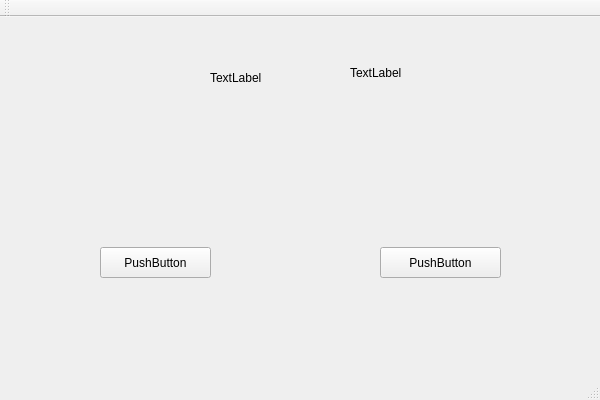
<?xml version="1.0" encoding="UTF-8"?>
<ui version="4.0">
 <class>FTPClass</class>
 <widget class="QMainWindow" name="FTPClass">
  <property name="geometry">
   <rect>
    <x>0</x>
    <y>0</y>
    <width>600</width>
    <height>400</height>
   </rect>
  </property>
  <property name="windowTitle">
   <string>FTP</string>
  </property>
  <widget class="QWidget" name="centralWidget">
   <widget class="QLabel" name="label">
    <property name="geometry">
     <rect>
      <x>210</x>
      <y>30</y>
      <width>181</width>
      <height>61</height>
     </rect>
    </property>
    <property name="text">
     <string>TextLabel</string>
    </property>
   </widget>
   <widget class="QPushButton" name="pushButton">
    <property name="geometry">
     <rect>
      <x>100</x>
      <y>230</y>
      <width>111</width>
      <height>31</height>
     </rect>
    </property>
    <property name="text">
     <string>PushButton</string>
    </property>
   </widget>
   <widget class="QPushButton" name="pushButton_2">
    <property name="geometry">
     <rect>
      <x>380</x>
      <y>230</y>
      <width>121</width>
      <height>31</height>
     </rect>
    </property>
    <property name="text">
     <string>PushButton</string>
    </property>
   </widget>
   <widget class="QLabel" name="label_2">
    <property name="geometry">
     <rect>
      <x>350</x>
      <y>50</y>
      <width>54</width>
      <height>12</height>
     </rect>
    </property>
    <property name="text">
     <string>TextLabel</string>
    </property>
   </widget>
  </widget>
  <widget class="QMenuBar" name="menuBar">
   <property name="geometry">
    <rect>
     <x>0</x>
     <y>0</y>
     <width>600</width>
     <height>23</height>
    </rect>
   </property>
  </widget>
  <widget class="QToolBar" name="mainToolBar">
   <attribute name="toolBarArea">
    <enum>TopToolBarArea</enum>
   </attribute>
   <attribute name="toolBarBreak">
    <bool>false</bool>
   </attribute>
  </widget>
  <widget class="QStatusBar" name="statusBar"/>
 </widget>
 <layoutdefault spacing="6" margin="11"/>
 <resources>
  <include location="FTP.qrc"/>
 </resources>
 <connections/>
</ui>
